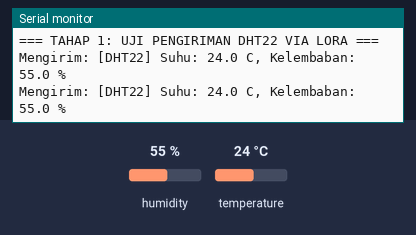
Recording of a sketch running on a simulated ESP32. Parts: the last lines printed to the serial monitor. Inputs (shaded band) come from the test bench; at power-on: humidity 55 %, temperature 24 °C.

Above: at 6.8 s.
6.9 s: humidity set to 22 %
At 10.1 s:
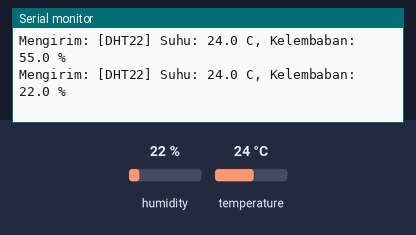
11.4 s: temperature set to 12 °C
At 12.6 s:
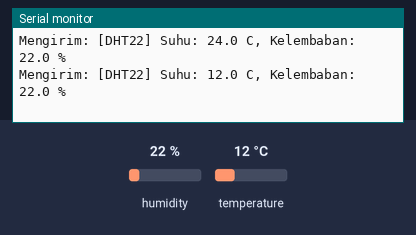
15.9 s: humidity set to 40 %
At 18.8 s:
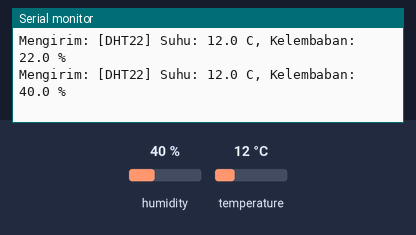
Timing chart, 0 to 20.3 s (numbered marks = the images above; inputs shaded):
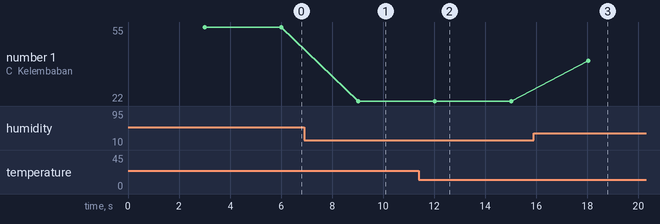

Measured:
- after the input at 6.9 s, the serial monitor: prints a new line after 2.1 s (image 1)
- after the input at 11.4 s, the serial monitor: prints a new line after 0.62 s (image 2)
- after the input at 15.9 s, the serial monitor: prints a new line after 2.1 s (image 3)
- plotted number 1: 22 → 40 after the input at 15.9 s

The sketch:

Step1_DHT22.ino
```cpp
#include <HardwareSerial.h>
#include "DHT.h"

#define LORA_RX 14 // Ke TXD LoRa
#define LORA_TX 13 // Ke RXD LoRa

#define DHTPIN 15
#define DHTTYPE DHT22

HardwareSerial LoRa(2);
DHT dht(DHTPIN, DHTTYPE);

void setup() {
  Serial.begin(115200);
  LoRa.begin(115200, SERIAL_8N1, LORA_RX, LORA_TX);
  dht.begin();

  Serial.println("\n=== TAHAP 1: UJI PENGIRIMAN DHT22 VIA LORA ===");
}

void loop() {
  delay(3000); // Kirim setiap 3 detik

  float h = dht.readHumidity();
  float t = dht.readTemperature();

  if (isnan(h) || isnan(t)) {
    Serial.println("[ERROR] Gagal membaca sensor DHT22! Periksa kabel.");
    LoRa.println("[ERROR] DHT22 Tidak Terbaca");
    return;
  }

  char pesan[80];
  snprintf(pesan, sizeof(pesan), "[DHT22] Suhu: %.1f C, Kelembaban: %.1f %%\n", t, h);

  // Tampilkan di Serial Monitor Pengirim
  Serial.print("Mengirim: ");
  Serial.print(pesan);

  // Pancarkan lewat LoRa ke Receiver
  LoRa.print(pesan);
}
```
